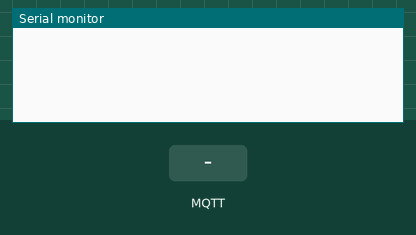
A sketch run on a simulated ESP8266 (NodeMCU). Shown: the last lines printed to the serial monitor. The inputs (shaded band) are chosen by the test bench. WiFi joins after 1.5 s; servers stay silent unless stated; no MQTT or app messages arrive unless stated.

Above: at 3.2 s.
3.3 s: MQTT message "1" arrives on the first subscribed topic
At 4.2 s:
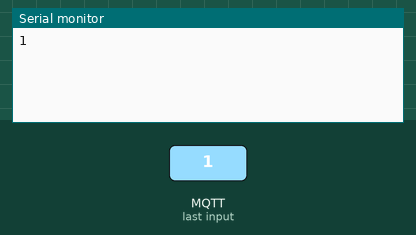
4.8 s: MQTT message "on" arrives on the first subscribed topic
At 5.4 s:
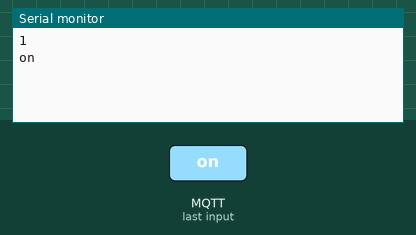
6.3 s: MQTT message "off" arrives on the first subscribed topic
At 7.7 s:
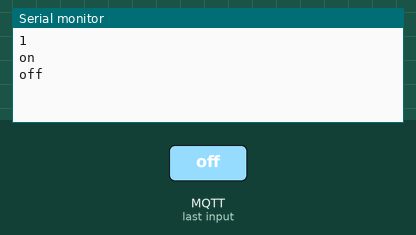

The sketch:

mqtt-subscriber.ino
```cpp
#include <ESP8266WiFi.h>
#include <PubSubClient.h>

const char* ssid = "dlink-M921-0cd4";
const char* password = "*Talk_le55#";
const char* mqtt_server = "82.165.97.169";

WiFiClient espClient;
PubSubClient client(espClient);

void setup(){
  Serial.begin(115200);
  WiFi.begin(ssid, password);
  while (WiFi.status() != WL_CONNECTED) {
    delay(1000);
  }
  client.setServer(mqtt_server, 1883);
  client.setCallback(callback);
  client.subscribe("esp8266/publisher");
  client.connect("ESP8266Client");
}

void loop() {
  client.loop();
}

void callback(char* topic, byte* payload, unsigned int length) {
  String message;
  for (int i = 0; i < length; i++) {
    message += (char)payload[i];
  }
  Serial.println(message);
}
```

Measured:
- after the input at 3.3 s, the serial monitor: prints a new line at once (image 1)
- after the input at 4.8 s, the serial monitor: prints a new line at once (image 2)
- after the input at 6.3 s, the serial monitor: prints a new line at once (image 3)
